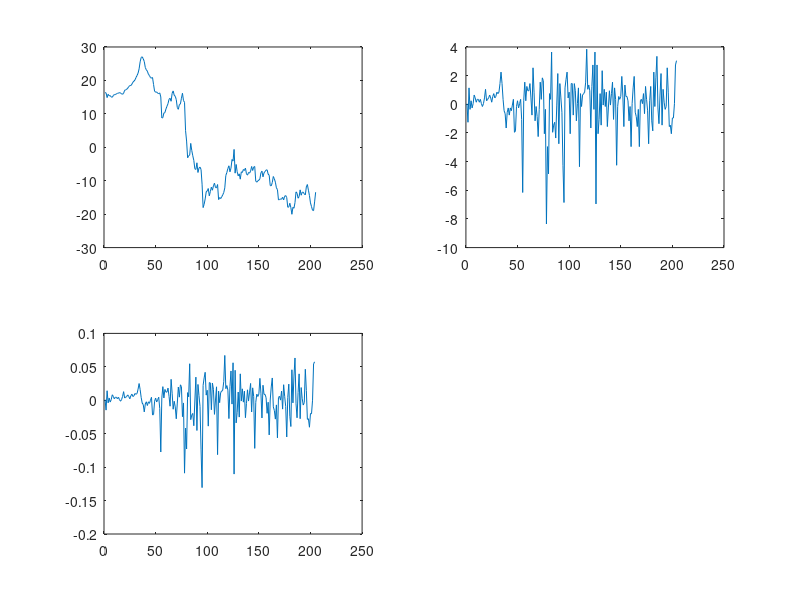

Recreate this plot in MATLAB. (Note: this script raises an error after producing the figure.)
data = importdata('exchangerate.mat');
n_data = length(data);

% Problem 1
x_t = data(1:end - 1);
x_t_1 = data(2:end);

abs_returns = x_t_1 - x_t;
log_returns = log(x_t_1) - log(x_t);

n_returns = length(abs_returns);

corrected_abs_returns = abs_returns - mean(abs_returns);
corrected_log_returns = log_returns - mean(log_returns);
corrected_data = data - mean(data);

figure;
subplot(2,2,1);
title("Exchange data");
plot(corrected_data);
subplot(2,2,2);
title("Absolute returns");
plot(corrected_abs_returns);
subplot(2,2,3);
title("Log Returns");
plot(corrected_log_returns);

% Problem 2
crit_val = chi2inv(0.95, 20);
[lambda_data, acf_data] = ljungbox(corrected_data, 20);
[lambda_abs, acf_abs] = ljungbox(corrected_abs_returns, 20);
[lambda_log, acf_log] = ljungbox(corrected_log_returns, 20);

% Hypothesis test
lambda_data > crit_val;
lambda_abs > crit_val;
lambda_log > crit_val;

% TODO: Plot on same scale
% IID should be 0 covariance
figure;
subplot(2,2,1);
plot(acf_data);
axis([1 20 -1 1]);
subplot(2,2,2);
plot(acf_abs);
axis([1 20 -1 1]);
subplot(2,2,3);
plot(acf_log);
axis([1 20 -1 1]);

% Problem 3
training = corrected_log_returns(1:102);
test = corrected_log_returns(103:end);
[gm, train_gamma_mat, train_acf] = acvf(training, 20);

% Problem 4
% qqplot(corrected_log_returns);
x = corrected_log_returns / std(corrected_log_returns);
cdfplot(x)
hold on;
x_values = linspace(min(x),max(x));
plot(x_values,normcdf(x_values,0,1),'r-')
legend('Empirical CDF','Standard Normal CDF','Location','best')

% Histogram fit of normal
histfit(x)


